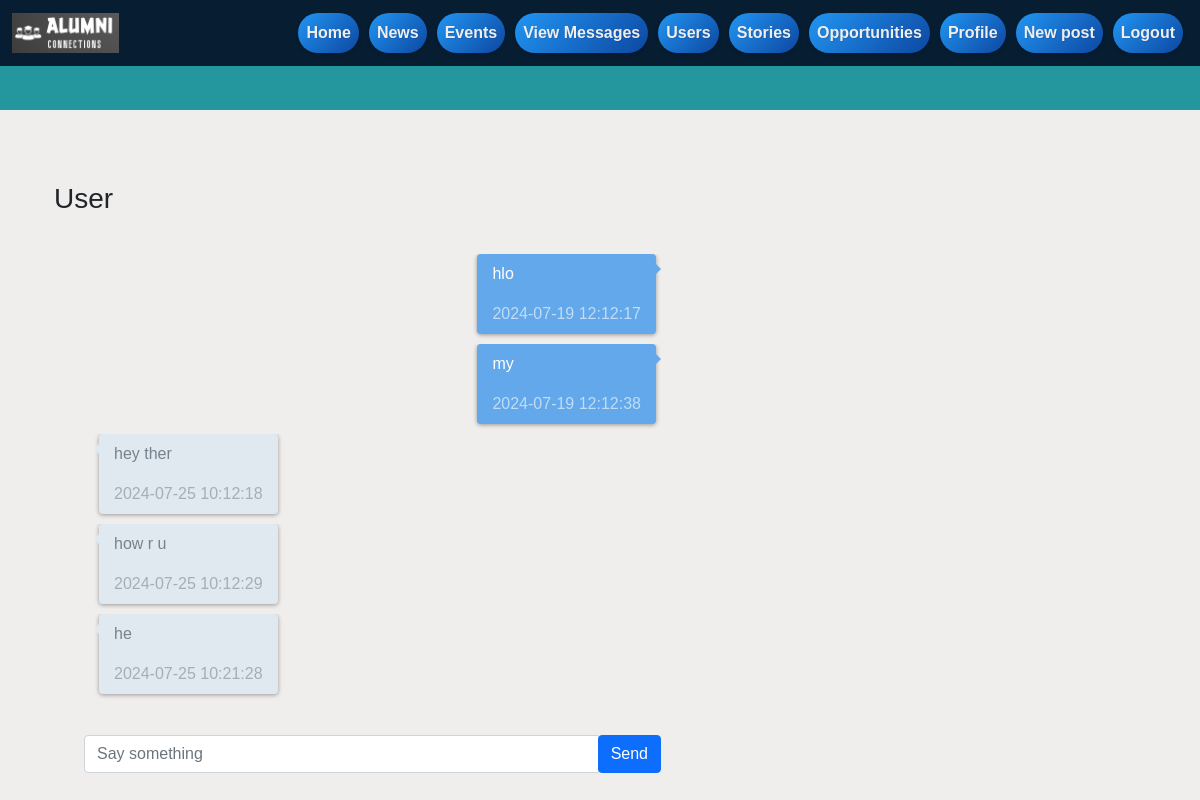
/conversation/1 (signed in), run on the app's committed database.
### app/models.py (models this page shows, shortened)
class User(db.Model, UserMixin):
    id = db.Column(db.Integer, primary_key=True)
    username = db.Column(db.String(20), unique=True, nullable=False)
    email = db.Column(db.String(120), unique=True, nullable=False)
    role = db.Column(db.String(120), unique=False, nullable=True, default='mentee')
    image_file = db.Column(db.String(20), nullable=False, default='default.jpg')
    first_name = db.Column(db.String(30), nullable=True)
    last_name = db.Column(db.String(30), nullable=True)
    phone = db.Column(db.String(20), nullable=True)
    address = db.Column(db.String(100), nullable=True)
    education = db.Column(db.String(100), nullable=True)
    country = db.Column(db.String(50), nullable=True)
    state = db.Column(db.String(50), nullable=True)
    experience = db.Column(db.String(200), nullable=True)
    additional_details = db.Column(db.String(200), nullable=True)
    password = db.Column(db.String(60), nullable=False)
    posts = db.relationship('Post', backref='author', lazy=True)
    comments = db.relationship('Comment', backref='author', lazy=True)
    likes = db.relationship('Like', backref='user', lazy=True)
    user_posts = db.relationship('Post', foreign_keys='Post.user_id', overlaps="author,posts")
    user_cmnt = db.relationship('Comment', foreign_keys='Comment.user_id', overlaps="author,comments")
    sent_messages = db.relationship('Message', foreign_keys='Message.sender_id', backref='sender', lazy=True)
    conversations_as_user1 = db.relationship('Conversation', foreign_keys='Conversation.user1_id', backref='user1_ref', lazy=True)
    conversations_as_user2 = db.relationship('Conversation', foreign_keys='Conversation.user2_id', backref='user2_ref', lazy=True)
    followers = db.relationship('Follow', backref='followee', foreign_keys='Follow.followee_id', lazy=True)
    following = db.relationship('Follow', backref='follower', foreign_keys='Follow.follower_id', lazy=True)

class Message(db.Model):
    id = db.Column(db.Integer, primary_key=True)
    sender_id = db.Column(db.Integer, db.ForeignKey('user.id'), nullable=False)
    content = db.Column(db.Text, nullable=False)
    date_sent = db.Column(db.DateTime, default=datetime.utcnow)
    conversation_id = db.Column(db.Integer, db.ForeignKey('conversation.id'), nullable=False)

### app/routes.py (the view)
@conversations.route('/conversation/<int:conversation_id>', methods=['GET', 'POST'])
@login_required
def view_conversation(conversation_id):
    conversation = Conversation.query.get_or_404(conversation_id)
    if conversation.user1_id == current_user.id:
        user1 = current_user
        user2 = User.query.get_or_404(conversation.user2_id)
    else:
        user1 = current_user
        user2 = User.query.get_or_404(conversation.user1_id)
        conversation.user1_id = current_user.id
        conversation.user2_id = user2.id
    if conversation.user1_id != current_user.id and conversation.user2_id != current_user.id:
        abort(403)
    form = MessageForm()
    if form.validate_on_submit():
        message = Message(content=form.content.data, sender_id=current_user.id, conversation_id=conversation.id)
        db.session.add(message)
        db.session.commit()
        flash('Your message has been sent!', 'success')
        return redirect(url_for('conversations.view_conversation', conversation_id=conversation.id))
    messages = Message.query.filter_by(conversation_id=conversation.id).order_by(Message.date_sent).all()
    return render_template('conversation.html', conversation=conversation, messages=messages, form=form, user1=user1, user2=user2, conversation_id=conversation.id)

### app/forms.py
class MessageForm(FlaskForm):
    content = TextAreaField('Message', validators=[DataRequired()])
    submit = SubmitField('send')

### app/__init__.py (called while the page is built)
def create_app():
    app = Flask(__name__)
    app.config['SECRET_KEY'] = '2607/favy'
    app.config['SQLALCHEMY_DATABASE_URI'] = 'sqlite:///site.db'
    app.config['DEBUG'] = True
    csrf = CSRFProtect(app)
    socketio.init_app(app)
    db.init_app(app)
    bcrypt.init_app(app)
    login_manager.init_app(app)
    migrate.init_app(app, db)
    from app.auth import auth as auth_blueprint
    app.register_blueprint(auth_blueprint)
    from app.routes import main as main_blueprint
    app.register_blueprint(main_blueprint)
    from app.routes import messages as messages_blueprint
    app.register_blueprint(messages_blueprint)
    from app.routes import conversations as conversations_blueprint
    app.register_blueprint(conversations_blueprint)
    @app.context_processor
    def inject_user():
        return dict(current_user=current_user)
    return app

### app/models.py (called while the page is built)
@login_manager.user_loader
def load_user(user_id):
    return User.query.get(int(user_id))

### app/templates/conversation.html (shortened to what this page needs)
{% extends "base.html" %}
{% block content %}
<link rel="stylesheet" href="{{ url_for('static', filename = 'css/message.css')}}">
<div class="container bootstrap snippets bootdeys">
    <div class="col-md-7 col-xs-12 col-md-offset-2">
      <div class="panel" id="chat">
        <div class="panel-heading">
          <h3 class="panel-title">
             {{user2.username}}
          </h3>
        </div>
        <div class="panel-body">
          <div class="chats" id="messages">
            {% for message in messages %}
              {% if message.sender_id == current_user.id %}
            <div class="chat">
              <div class="chat-body">
                <div class="chat-content">
                  <p class="text">
                    {{ message.content }}
                  </p>
                  <time class="chat-time time" datetime="2015-07-01T11:37">{{ message.date_sent.strftime('%Y-%m-%d %H:%M:%S') }}</time>
                </div>
              </div>
            </div>
            {% else %}
            <div class="chat chat-left">
              <div class="chat-body">
                <div class="chat-content">
                  <p class="text">{{ message.content }}</p>
                  <time class="chat-time time" datetime="2015-07-01T11:39">{{ message.date_sent.strftime('%Y-%m-%d %H:%M:%S') }}</time>
                </div>
              </div>
            </div>
            {% endif %}
          {% endfor %}
          </div>
        </div>
        <div class="panel-footer">
          <form id="messageForm">
            <div class="input-group">
              <input type="text" id="messageInput" class="form-control" placeholder="Say something">
              <span class="input-group-btn">
                <button class="btn btn-primary" type="submit">Send</button>
              </span>
            </div>
          </form>
        </div>
      </div>
    </div>
</div>
{% endblock %}

### app/static/css/custom.css (style rules this page uses)
body { font-family: Arial, sans-serif; margin: 0; padding: 0; background: #f0eded; }

### app/static/css/message.css (style rules this page uses)
.chats { padding: 30px 15px }
.chat-body { display: block; margin: 10px 0 0 0; overflow: hidden }
.chat-body:first-child { margin-top: 0 }
.chat-content { position: relative; display: block; float: right; padding: 8px 15px; margin: 0 20px 10px 0; clear: both; color: #fff; background-color: #62a8ea; border-radius: 4px; -webkit-box-shadow: 0 1px 4px 0 rgba(0,0,0,0.37); box-shadow: 0 1px 4px 0 rgba(0,0,0,0.37); }
.chat-content:before { position: absolute; top: 10px; right: -10px; width: 0; height: 0; content: ''; border: 5px solid transparent; border-left-color: #62a8ea }
.chat-time { display: block; margin-top: 8px; color: rgba(255, 255, 255, .6) }
.chat-left .chat-body { margin-right: 0; margin-left: 10px }
.chat-left .chat-content { float: left; margin: 0 0 10px 20px; color: #76838f; background-color: #dfe9ef }
.chat-left .chat-content:before { right: auto; left: -10px; border-right-color: #dfe9ef; border-left-color: transparent }
.chat-left .chat-time { color: #a3afb7 }
.panel-footer { padding: 0 30px 15px; background-color: transparent; border-top: 1px solid transparent; border-bottom-right-radius: 3px; border-bottom-left-radius: 3px; }

### data on the page
User: username "User"
Message: content "hlo", date_sent "2024-07-19 12:12:17"
Message: content "my", date_sent "2024-07-19 12:12:38"
Message: content "hey ther", date_sent "2024-07-25 10:12:18"
Message: content "how r u", date_sent "2024-07-25 10:12:29"
Message: content "he", date_sent "2024-07-25 10:21:28"
